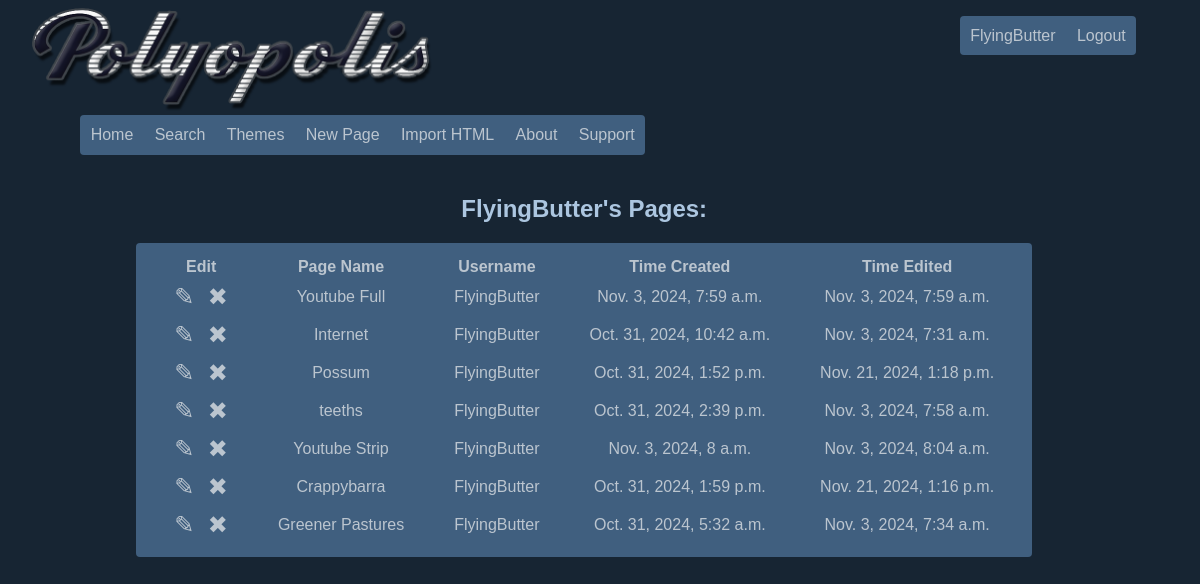
The app's page /user/?query=FlyingButter (signed in) with its own data.
### builder/models.py (models this page shows, shortened)
class Page(models.Model):
    id = models.UUIDField(primary_key=True, default=uuid.uuid4, editable=False)
    title = models.CharField(max_length=200, default="")
    owner = models.ForeignKey(settings.AUTH_USER_MODEL, on_delete=models.CASCADE)
    created_at = models.DateTimeField(auto_now_add=True)
    touch_time = models.DateTimeField(auto_now_add=True)
    content = models.TextField()  # This stores the cleaned HTML content of the page
    unlisted = models.BooleanField(default=False)           # Premium Feature - Prevents pages from appearing in master list
    private = models.BooleanField(default=False)            # Premium Feature - Allows users to restrict a page to specific users
    locked = models.BooleanField(default=False)             # Premium Feature - Locks a page behind a password screen.
    passwd = models.CharField(max_length=200,default="")    # This is kinda gross right now. Better make sure this is hashed lol.
    theme = models.ForeignKey(Theme, on_delete=models.CASCADE, related_name='pages', default=None, null=True)
    jscript = models.BooleanField(default=False)            # Controls if javascript is allowed

### builder/views.py (the view)
# urls.py: path('user/', views.user_page, name='user'),
def user_page(request):
    form = SearchForm()
    results = set()  # Use a set to prevent duplicate pages
    query = ''
    if 'query' in request.GET:
        form = SearchForm(request.GET)
        if form.is_valid():
            query = form.cleaned_data['query']
            owner_matches = Page.objects.filter(owner__username__icontains=query)
            results.update(owner_matches)
    return render(request, 'builder/user_page.html', {'form': form, 'results': list(results), 'username': query})

### builder/templates/builder/user_page.html (shortened to what this page needs)
{% extends 'builder/base.html' %}
{% block content %}
<!DOCTYPE html>
<html>
<head>
</head>
<body>
    {% if results %}
    <h2>{{ username }}'s Pages:</h2>
    <table class="link_list">
        <tr>
          <th>Edit</th>
          <th>Page Name</th>
          <th>Username</th>
          <th>Time Created</th>
          <th>Time Edited</th>
        </tr>
        {% for page in results %}
        <tr>
                {% if user == page.owner %}
                <td><a href="{% url 'page_editor' page.id %}"><big>✎</big></a> &nbsp; <a href="{% url 'page_delete' page.id %}"><big>✖</big></a></td>
                {% else %}
                <td></td>
                {% endif %}
                <td><a href="{% url 'page_viewer' page.id %}">{{ page.title }}</a></td>
                <td><a href="/user/?query={{ page.owner.username }}">{{ page.owner }}</a></td>
                <td class="time"><a href="{% url 'page_viewer' page.id %}">{{ page.created_at }}</a></td>
                <td class="time"><a href="{% url 'page_viewer' page.id %}">{{ page.touch_time }}</a></td>
        </tr>
        {% endfor %}
    </table>
    {% else %}
        <h2>{{ username }} has no pages yet!</h2>
    {% endif %}
</body>
</html>
{% endblock %}

### builder/templates/builder/base.html (shortened to what this page needs)
<!DOCTYPE html>
<html lang="en">
<head>
    {% load static %}
    {% if request.session.selected_theme %}<style>{{ request.session.selected_theme|safe }}</style>{% else %}<link rel="stylesheet" href="/static/css/default.css">{% endif %}
    <link rel="stylesheet" href="/static/css/layout.css">
</head>
<body>
        <div class="headbar">
        <div class="left">
        <div><a href="{% url 'page_list' %}"><img width="400vw" src="{% static '/img/logo_1.png' %}"></a></div>
        <div class="navbar">
            <a href="{% url 'page_list' %}"><div class="but_nav_left">Home</div></a>
            <a href="{% url 'search' %}"><div class="but_nav">Search</div></a>
            <a href="{% url 'theme' %}"><div class="but_nav">Themes</div></a>
            {% if user.is_authenticated %}
            <a href="{% url 'create_page' %}"><div class="but_nav">New Page</div></a>
            <a href="{% url 'import_html' %}"><div class="but_nav">Import HTML</div></a>
            {% else %}
            <a href="{% url 'login' %}"><div class="but_nav">New Page</div></a>
            <a href="{% url 'login' %}"><div class="but_nav">Import HTML</div></a>
            {% endif %}
            <a href=""><div class="but_nav">About</div></a>
            <a href=""><div class="but_nav_right">Support</div></a>
        </div>
        </div>
        <div class="right">
        <div class="navbar">
        {% if user.is_authenticated %}
        <a href="/user/?query={{ user.username }}"><div class="but_nav_left">{{ user.username }}</div></a>
        <a href="{% url 'logout' %}"><div class="but_nav_right">Logout</div></a>
        {% else %}
        <a href="{% url 'signup' %}"><div class="but_nav_left">Signup</div></a>
        <a href="{% url 'login' %}"><div class="but_nav_right">Login</div></a>
        {% endif %}
        </div>
        </div>
        </div>
    <div class="content">
        <div class="centered">
        {% block content %}{% endblock %}
        </div>
    </div>
</body>
</html>

### static/css/default.css (style rules this page uses)
:root { --back: #172533; --backimg: none; --text: #acc6e0; --accent: #405f7f; --accent_hov: #2f465d; --accent_text: #bbc5cf; }

### static/css/layout.css (style rules this page uses)
html, body { background-color: var(--back); background-image: var(--backimg); background-repeat: repeat; background-attachment: fixed; color: var(--text); font-family: Arial, sans-serif; width: 98%; overflow-x: hidden; box-sizing: border-box; }
* { box-sizing: border-box; }
a { color: inherit; text-decoration-line: none; }
.centered { display: flex; flex-direction: column; align-items: center; }
.headbar { display: flex; }
.right { display: flex; margin-right: 2vw; margin-top: 8px; }
.left { display: flex; align-items: center; flex-wrap: wrap; margin-left: 2vw; }
.content { margin: 20px; }
.link_list { background-color: var(--accent); color: var(--accent_text); padding: 1vw; border-radius: 4px; }
td { padding-left: 2vw; padding-right: 2vw; padding-top: 4px; padding-bottom: 4px; text-align: center; max-width: 30vw; overflow: hidden; border-radius: 4px; white-space: nowrap; }
.time { white-space: nowrap; }
img { max-width: 70vw; max-height: 100vh; }
big { font-size:x-large; }
.navbar { display: flex; flex-direction: row; }
.but_nav_left { font-size: medium; margin-left: 4vw; background-color: var(--accent); color: var(--accent_text); padding: 8pt; border-radius: 4px 0px 0px 4px; white-space: pre; border-style: none; }
.but_nav { font-size: medium; background-color: var(--accent); color: var(--accent_text); padding: 8pt; border-radius: 0px 0px 0px 0px; white-space: pre; border-style: none; }
.but_nav_right { font-size: medium; background-color: var(--accent); color: var(--accent_text); padding: 8pt; border-radius: 0px 4px 4px 0px; white-space: pre; border-style: none; }
.right, .but_nav, .but_nav_left, .but_nav_right, td { transition: all 0.4s ease-in-out; }

### records on screen
Page: title "Youtube Full", owner "FlyingButter", created_at "Nov. 3, 2024, 7:59 a.m.", touch_time "Nov. 3, 2024, 7:59 a.m."
Page: title "Internet", owner "FlyingButter", created_at "Oct. 31, 2024, 10:42 a.m.", touch_time "Nov. 3, 2024, 7:31 a.m."
Page: title "Possum", owner "FlyingButter", created_at "Oct. 31, 2024, 1:52 p.m.", touch_time "Nov. 21, 2024, 1:18 p.m."
Page: title "teeths", owner "FlyingButter", created_at "Oct. 31, 2024, 2:39 p.m.", touch_time "Nov. 3, 2024, 7:58 a.m."
Page: title "Youtube Strip", owner "FlyingButter", created_at "Nov. 3, 2024, 8 a.m.", touch_time "Nov. 3, 2024, 8:04 a.m."
Page: title "Crappybarra", owner "FlyingButter", created_at "Oct. 31, 2024, 1:59 p.m.", touch_time "Nov. 21, 2024, 1:16 p.m."
Page: title "Greener Pastures", owner "FlyingButter", created_at "Oct. 31, 2024, 5:32 a.m.", touch_time "Nov. 3, 2024, 7:34 a.m."

### other values on screen
{{ user.username }} "FlyingButter"
{{ username }} "FlyingButter"
